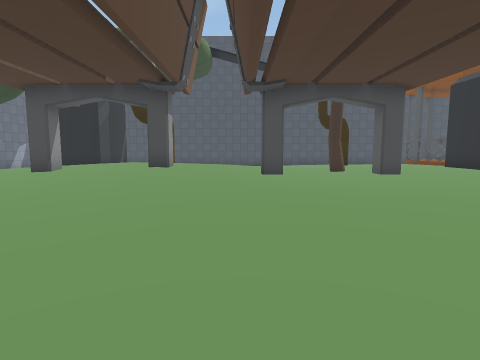
[1] (above)

24 first-person views from a walk through a 3-D level made in the Unity game engine. The camera is 1.4 m above the floor, tilts 6° down and sees 80° across. The floor is counted in squares, 2 m on a side. Each view is taken from the middle of a square. On the plan, view 1 faces up. The plan holds only what a view shows up to about 10 squares ahead; the rest is blank. The place goes on beyond the plan. The player is left out. Some surface patterns are stand-ins.

[2]
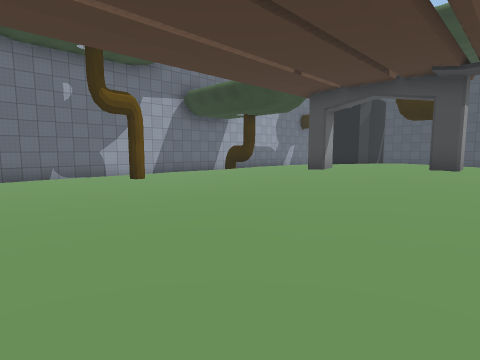

[3]
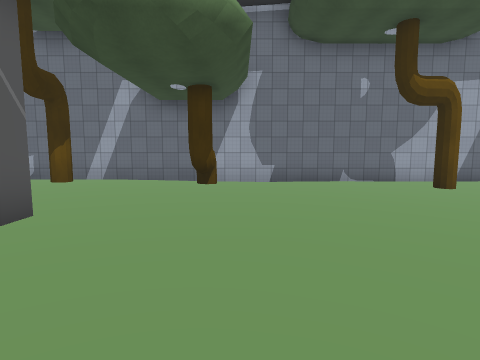

[4]
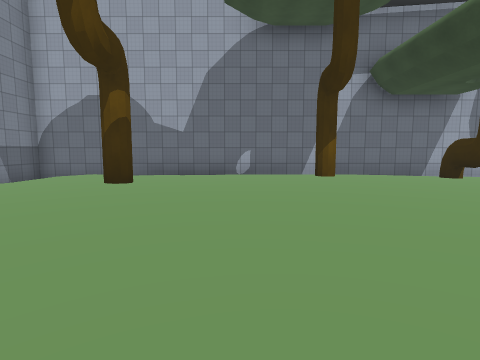

[5]
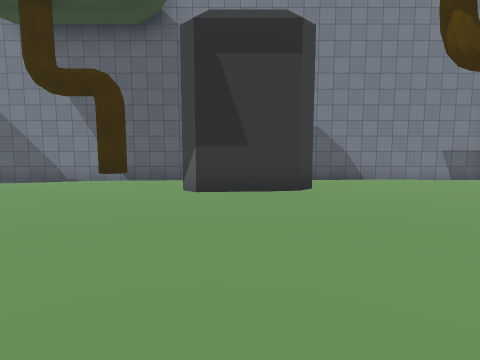

[6]
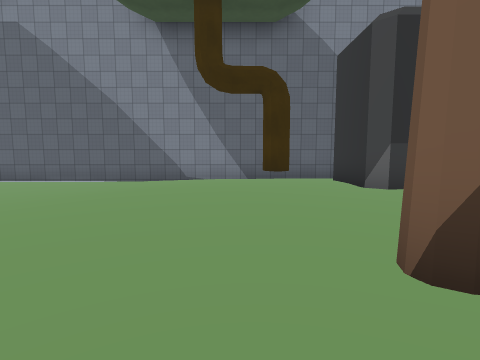

[7]
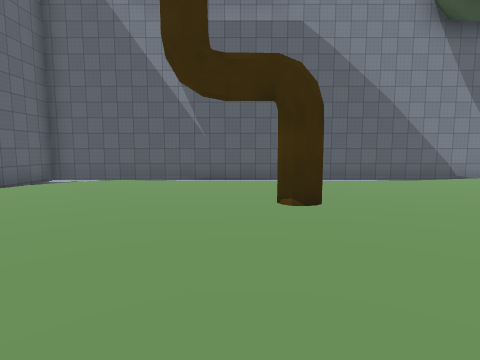

[8]
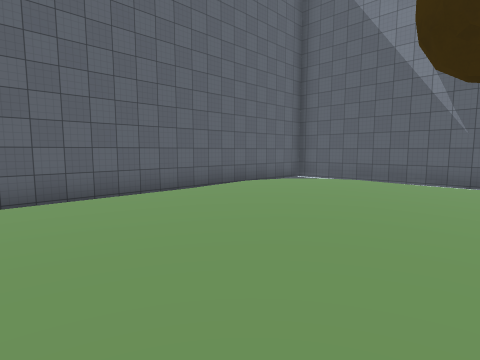

[9]
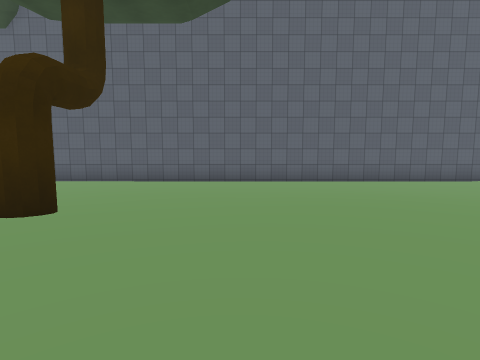

[10]
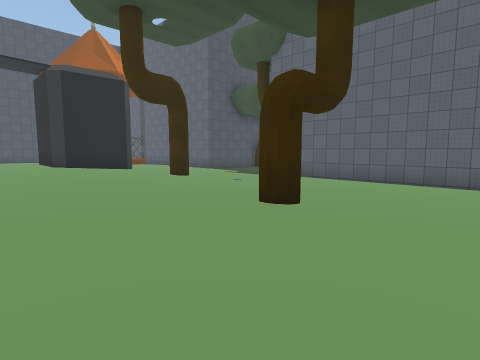

[11]
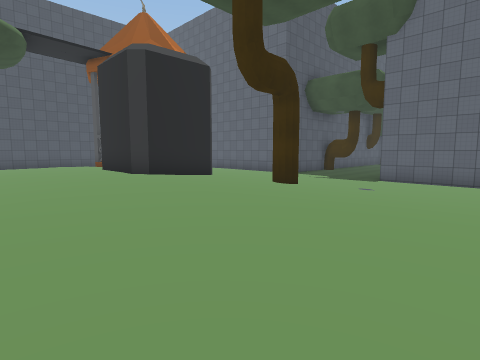

[12]
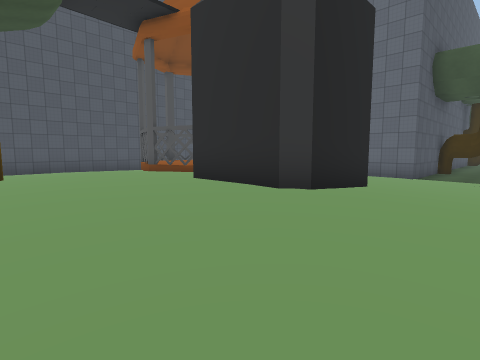

[13]
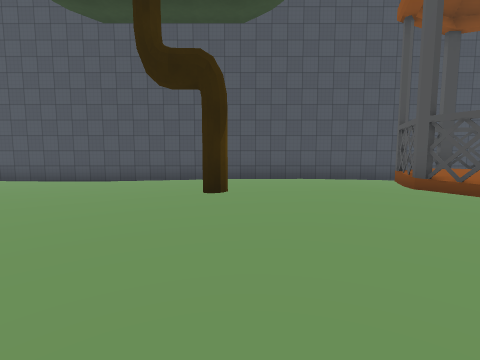

[14]
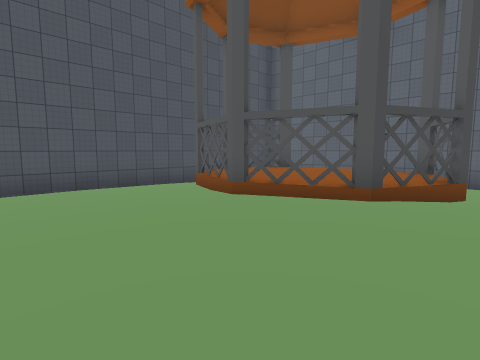

[15]
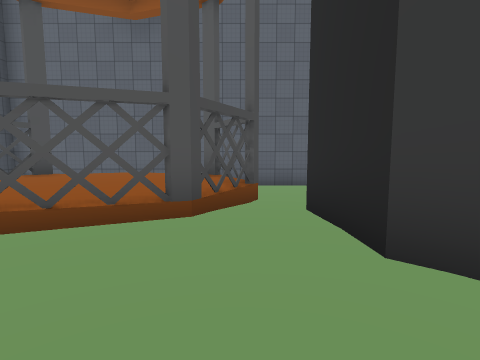

[16]
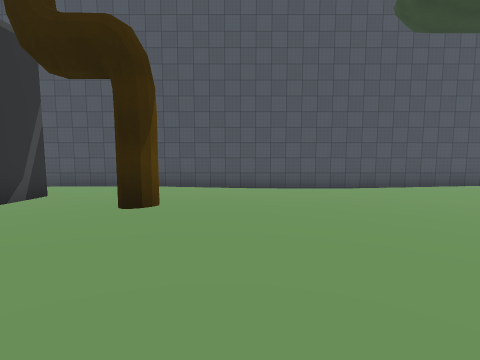

[17]
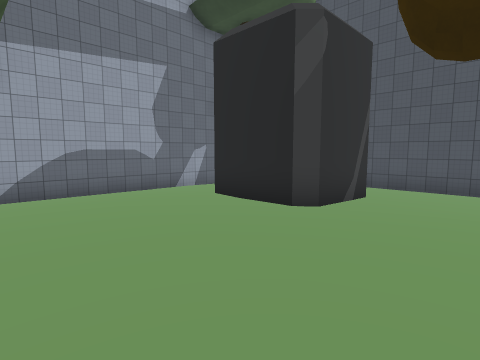

[18]
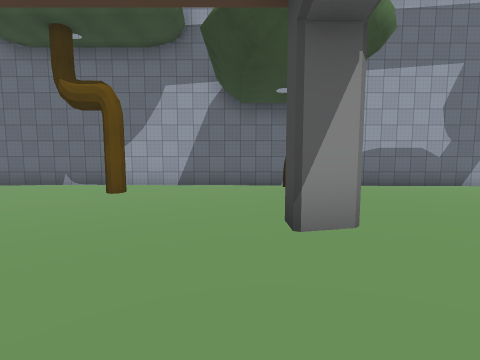

[19]
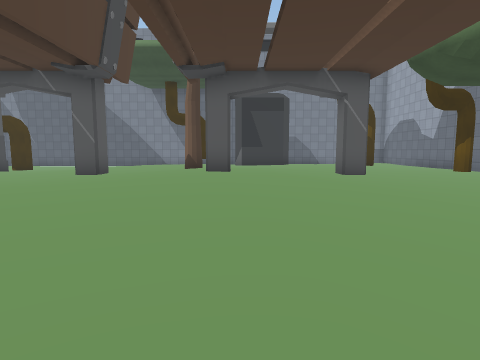

[20]
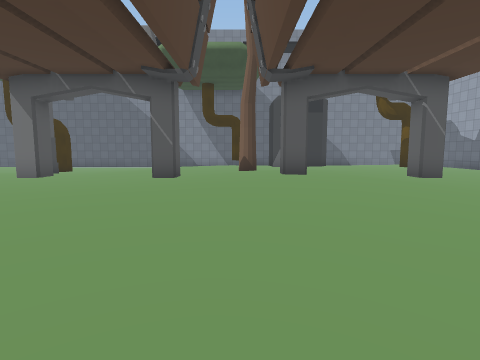

[21]
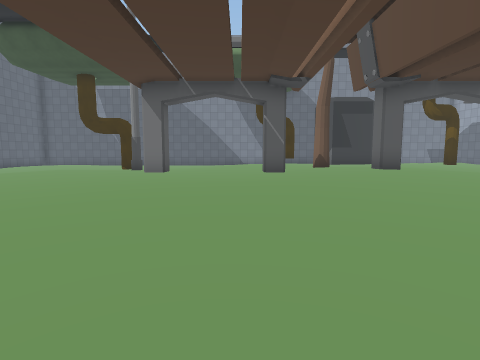

[22]
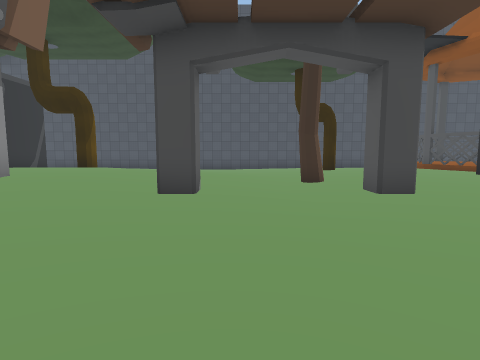

[23]
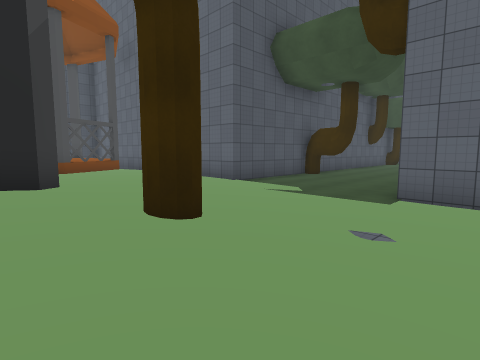

[24]
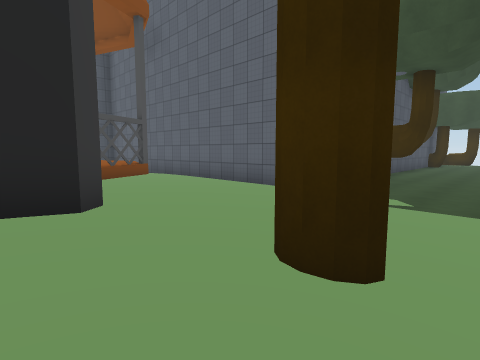

### Floor plan
Key: @ floor where view 1 was taken; # wall or solid block; x gap in a wall; . main floor; : floor 0.25 m higher than the main floor; - floor 0.25 m lower than the main floor; + floor 0.5 m higher than the main floor; _ floor 0.5 m lower than the main floor; * floor 0.75 m higher than the main floor; / step, stairs or slope; = window, fence, low wall or low ledge; T tree.
Columns run from 13 left of view 1 to 18 right of it. Each row starts with its distance up from view 1.
 20      ########################
 19      -----_______-------_/   #
 18       ------___--------###=/ #
 17 T     #------------....# +#= #
 16 #/-   #../////----.....x+++=/#
 15 #--.###./T/////--..T:::#+++=/#
 14 #-/....//::://......:::##+##_#
 13 #-/...////++/::....:::::###-_#
 12 #-//::/++++++:::...:::###---_#
 11 #-//::+++**++///.#.:::###---_#
 10 # TT::+++***+///-..:::###---_###
  9 #-T.//:#++*#//#.-#..::://--_____
  8 #--//////+++//..--..::.//-______
  7 #---///////+::.......:.//T______
  6 #--_--//::::::........///_______
  5 #-___--/..:::::.......///____T
  4 #-T___-/....:::::::...//_____#
  3 #-___---....:::::::..../_____#
  2 #-------....:::::::..../_____#
  1 #/------..:::::::::...T--____#
  0 #/-----..::::@::::.....---___#
 -1 #/----..:::::::::......---___#
 -2 #/TT--../::+:::........//-___#
 -3 #/--..../:::::........../____#
 -4 #/-....#.::#::#..#.....///___#
 -5 #/.......::::..........///___#
 -6 #/T......::::.....-  ..--____#
 -7 #/-.......//#...    -/---____#
 -8 #/---............  --//--____#
 -9 #----...........---__________#
-10 #----.....-...../-___T_______#
-11 #/-T....###-...//____________#
-12 # .----.  #-T--/____________/#
-13 # /-----  #----____________/_#
-14 #  _/---  ----____________/__#
-15  #######  ####################

Positions as (right, up) in squares from view 1, and headings:
1: (0, 0), facing up
2: (-1, 0), facing up-left
3: (-3, -1), facing left
4: (-3, -8), facing left
5: (-4, -5), facing down
6: (0, -5), facing down
7: (9, -5), facing down
8: (9, -5), facing down-right
9: (6, -2), facing right
10: (6, -2), facing up-right
11: (5, 2), facing up-right
12: (5, 7), facing up-right
13: (6, 10), facing up
14: (6, 12), facing up-right
15: (7, 13), facing right
16: (-2, 10), facing up
17: (-4, 10), facing up-left
18: (-3, 8), facing left
19: (-3, 4), facing down
20: (-1, 4), facing down
21: (2, 5), facing down
22: (2, 4), facing up
23: (10, 4), facing up-right
24: (10, 6), facing up-right
